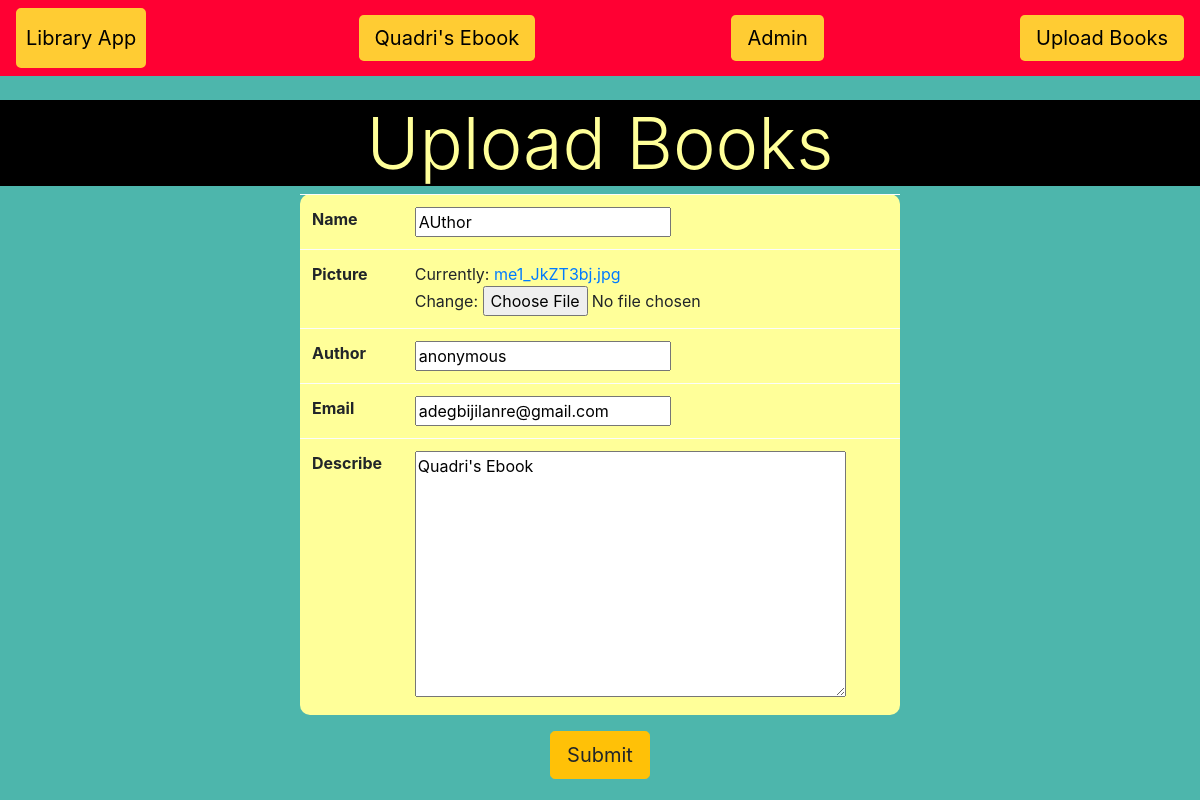
Screenshot of /update/2 with the database file from the repository.
### book/models.py (models this page shows, shortened)
class Book(models.Model):
    name = models.CharField(max_length = 50)
    picture = models.ImageField()
    author = models.CharField(max_length = 30, default='anonymous')
    email = models.EmailField(blank = True)
    describe = models.TextField(default = "Quadri's Ebook")

### book/views.py (the view)
# urls.py: path('update/<int:book_id>', views.update_book),
def update_book(request, book_id):
    book_id = int(book_id)
    try:
        book_sel = Book.objects.get(id = book_id)
    except Book.DoesNotExist:
        return redirect('index')
    book_form = BookCreate(request.POST or None, instance = book_sel)
    if book_form.is_valid():
       book_form.save()
       return redirect('index')
    return render(request, 'book/upload_form.html', {'upload_form':book_form})

### book/forms.py
class BookCreate(forms.ModelForm):
    class Meta:
        model = Book
        fields = '__all__'

### book/templates/book/upload_form.html (shortened to what this page needs)
{% extends 'book/library.html' %}
{% block content %}
    <center>
    <h1 class="display-3" style="background-color:#000000;color:#FFFF99;">Upload Books</h1>
    <form method = 'POST' enctype="multipart/form-data">
        <table class = 'w-50 table table-light' style="border-radius:10px;background-color:#FFFF99;">
            {% for field in upload_form %}
            <tr>
                <th>{{field.label}}</th>
                <td>{{ field }}</td>
            </tr>
            {% endfor %}
        </table>
        <button type="submit" class="btn btn-lg btn-warning">Submit</button>
    </form>
</center>
{% endblock %}

### rows the page displays
Book: upload_form "AUthor" "anonymous" "adegbijilanre@gmail.com" "Quadri's Ebook"

### other values shown
{{ field.label }} "Name" "Picture" "Author" "Email" "Describe"
